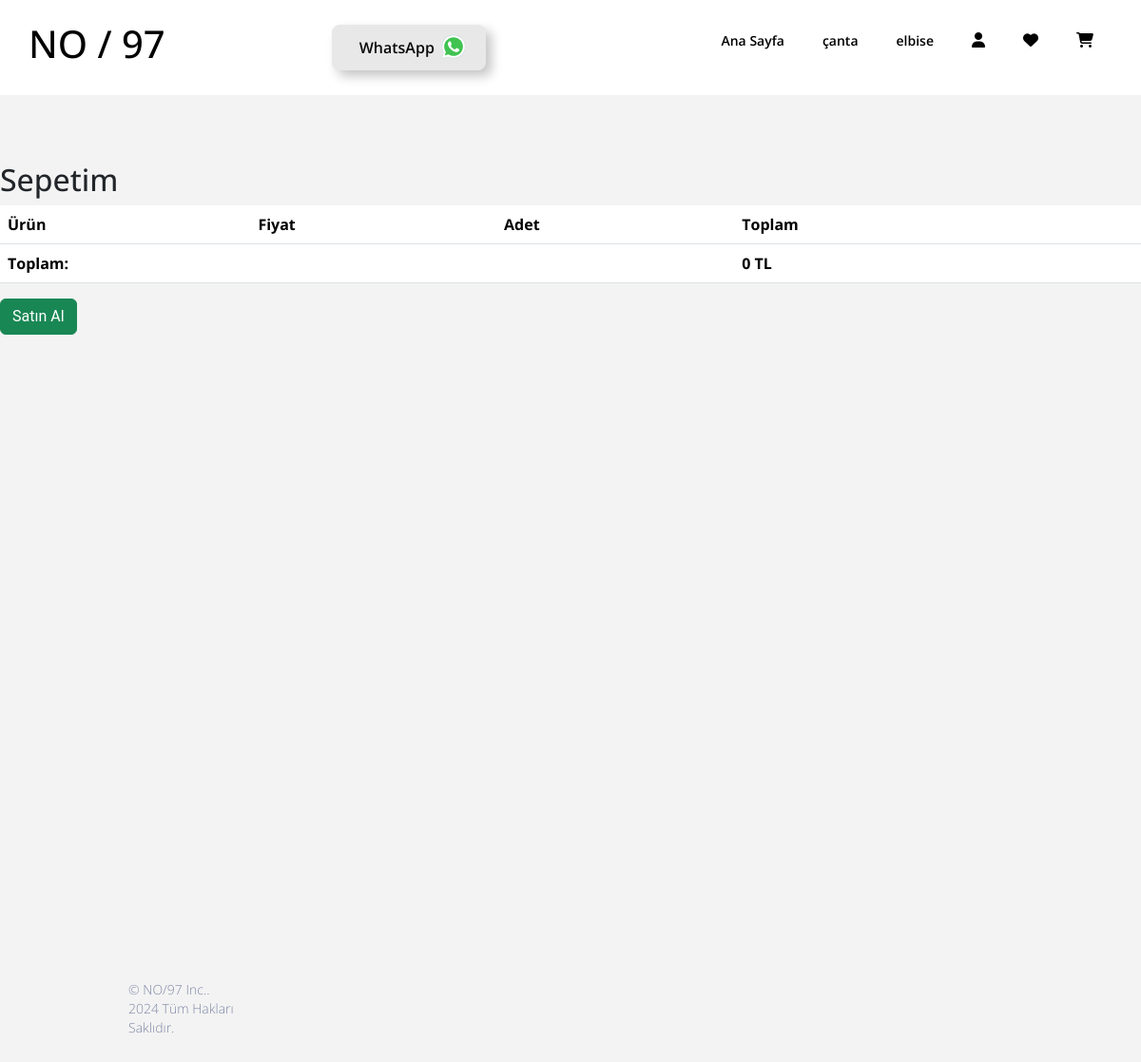
The page /account/cart/ (signed in) on the database its author committed.
### main/models.py (models this page shows, shortened)
class Category(models.Model):
    name = models.CharField(max_length=255)

### account_app/models.py (models this page shows, shortened)
class Cart(models.Model):
    user = models.OneToOneField(User, on_delete=models.CASCADE, related_name='cart')
    def get_total_price(self):
        return sum(item.get_total_price() for item in self.items.all())

### account_app/views.py (the view)
# urls.py: path('cart/', views.cart_detail, name='cart_detail'),
@login_required
def cart_detail(request):
    categories = Category.objects.all()
    cart, created = Cart.objects.get_or_create(user=request.user)
    profile, created = Profile.objects.get_or_create(user=request.user)
    address_form = ProfileUpdateForm(instance=profile)
    return render(request, 'account/cart_detail.html', {
        'cart': cart,
        'categories': categories,
        'address_form': address_form,
        'profile': profile,
    })

### account_app/templates/account/cart_detail.html (shortened to what this page needs)
{% extends "layout.html" %}
{% block content %}
<h2 style="margin-top: 170px;">Sepetim</h2>
<table class="table">
    <thead>
        <tr>
            <th>Ürün</th>
            <th>Fiyat</th>
            <th>Adet</th>
            <th>Toplam</th>
            <th></th>
        </tr>
    </thead>
    <tfoot>
        <tr>
            <td colspan="3" class="text-right"><strong>Toplam:</strong></td>
            <td><strong>{{ cart.get_total_price }} TL</strong></td>
            <td></td>
        </tr>
    </tfoot>
</table>
<button type="button" class="btn btn-success" data-bs-toggle="modal" data-bs-target="#addressModal">Satın Al</button>
{% endblock %}

### templates/partials/_navbar.html (shortened to what this page needs)
{% load static %}
<nav>
    <div class="navcont">
        <div class="navlogo">
            {% if logo.logo %}
   <a href="{% url 'home' %}"> <img src="{% static 'img/logo.jpg' %}" alt="Site Logo" width="70px"></a>
{% else %}
     <a href="{% url 'home' %}" style="color: black; text-decoration: none;font-weight: 700;"><h1>NO / 97</h1></a>
{% endif %}
        </div>
        <div class="navwp">
            <a href="https://wa.me/905441804935"><button class="button2">
                WhatsApp
            </button></a>
          </div>
          <div class="navmenu" style="z-index: 1000;">
            <ul>
                <li><a href="{% url 'home' %}"><button>Ana Sayfa</button></a></li>
                {% for category in categories %}
                <li><a href="{% url 'category_products' category.id %}"><button>{{ category.name }}</button></a></li>
                {% endfor %}
                {% if user.is_authenticated %}
                <li><a href="{% url 'account' %}"><i class="fa-solid fa-user" style="color: black;"></i></a></li>
                {% else %}
                <li><a href="{% url 'login' %}"><i class="fa-solid fa-user" style="color: black;"></i></a></li>
                {% endif %}
                <li><a href="{% url 'favorites' %}"><i class="fa-solid fa-heart" style="color: black;"></i></a></li>
                <li style="position: relative;">
                    <a href="{% url 'cart_detail' %}">
                        <i class="fa-solid fa-cart-shopping" style="color: black;"></i>
                    </a>
                </li>
            </ul>
        </div>
    </div>
</nav>

### static/css/style.css (style rules this page uses)
* { margin: 0; padding: 0; box-sizing: border-box; font-family: "Open Sans", sans-serif; }
body { background-color: #f3f3f3; overflow-x: hidden; }
html { overflow-x: hidden; }
.navcont { background-color: #fff; width: 100%; height: 100px; display: flex; justify-content: space-between; padding: 0 30px 0 30px; align-items: center; top: 0; position: fixed; z-index: 1000; }
.navmenu ul { display: flex; list-style-type: none; }
.navmenu ul li { margin-left: 20px; margin-right: 20px; color: white; }
.navmenu ul li a { color: white; text-decoration: none; }
button { font-size: 14px; color: #000; font-family: "Open Sans", sans-serif; font-weight: 600; cursor: pointer; position: relative; border: none; background: none; transition-timing-function: cubic-bezier(0.25, 0.8, 0.25, 1); transition-duration: 400ms; transition-property: color; }
button:after { content: ""; pointer-events: none; bottom: -2px; left: 50%; position: absolute; width: 0%; height: 2px; background-color: #000; transition-timing-function: cubic-bezier(0.25, 0.8, 0.25, 1); transition-duration: 400ms; transition-property: width, left; }
.button2 { display: inline-block; transition: all 0.2s ease-in; position: relative; overflow: hidden; z-index: 1; color: #090909; padding: 0.7em 3.3em 0.7em 1.7em; font-size: 18px; border-radius: 0.5em; background: #e8e8e8; border: 1px solid #e8e8e8; box-shadow: 6px 6px 12px #c5c5c5, -6px -6px 12px #ffffff; }
.button2 > svg { height: 30px; position: absolute; padding: 0px 5px; margin-top: -4px; }
.button2:before { content: ""; position: absolute; left: 50%; transform: translateX(-50%) scaleY(1) scaleX(1.25); top: 100%; width: 140%; height: 180%; background-color: rgba(0, 0, 0, 0.05); border-radius: 50%; display: block; transition: all 0.5s 0.1s cubic-bezier(0.55, 0, 0.1, 1); z-index: -1; }
.button2:after { content: ""; position: absolute; left: 55%; transform: translateX(-50%) scaleY(1) scaleX(1.45); top: 180%; width: 160%; height: 190%; background-color: #009087; border-radius: 50%; display: block; transition: all 0.5s 0.1s cubic-bezier(0.55, 0, 0.1, 1); z-index: -1; }
@media (min-width: 600px) { body { flex-direction: row; flex-wrap: wrap; } }
body { font-family: "Roboto", sans-serif; }

### templates/partials/_navbar.html (style rules this page uses)
.button2 { display: inline-block; transition: all 0.2s ease-in; position: relative; overflow: hidden; z-index: 1; color: #090909; padding: 0.7em 3.3em 0.7em 1.7em; font-size: 16px; border-radius: 0.5em; margin-right: 20px; background: #e8e8e8; border: 1px solid #e8e8e8; box-shadow: 6px 6px 12px #c5c5c5, -6px -6px 12px #ffffff; }
.button2 > svg { height: 30px; position: absolute; padding: 0px 5px; margin-top: -4px; }
.button2:before { content: ""; position: absolute; left: 50%; transform: translateX(-50%) scaleY(1) scaleX(1.25); top: 100%; width: 140%; height: 180%; background-color: rgba(0, 0, 0, 0.05); border-radius: 50%; display: block; transition: all 0.5s 0.1s cubic-bezier(0.55, 0, 0.1, 1); z-index: -1; }
.button2:after { content: ""; position: absolute; left: 55%; transform: translateX(-50%) scaleY(1) scaleX(1.45); top: 180%; width: 160%; height: 190%; background-color: #009087; border-radius: 50%; display: block; transition: all 0.5s 0.1s cubic-bezier(0.55, 0, 0.1, 1); z-index: -1; }

### rows shown on the page
Category: name "çanta"
Category: name "elbise"
Cart: get_total_price "0"
